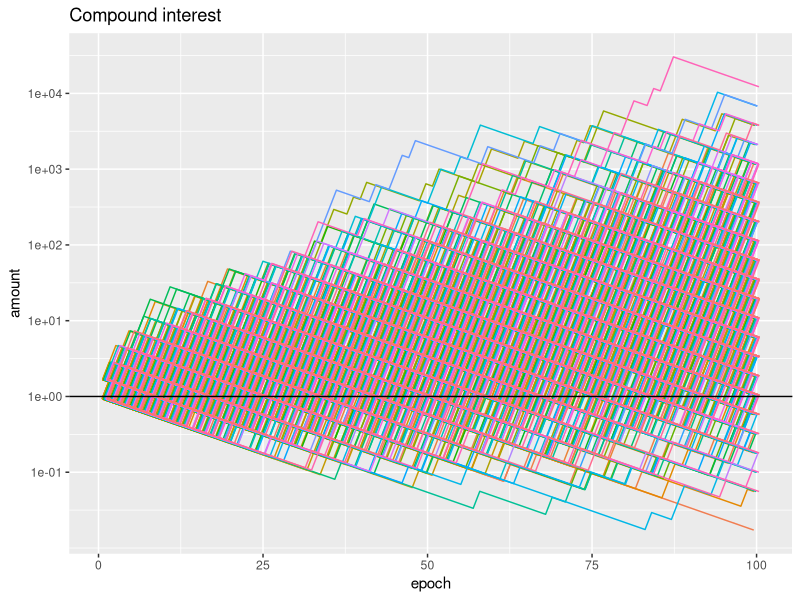
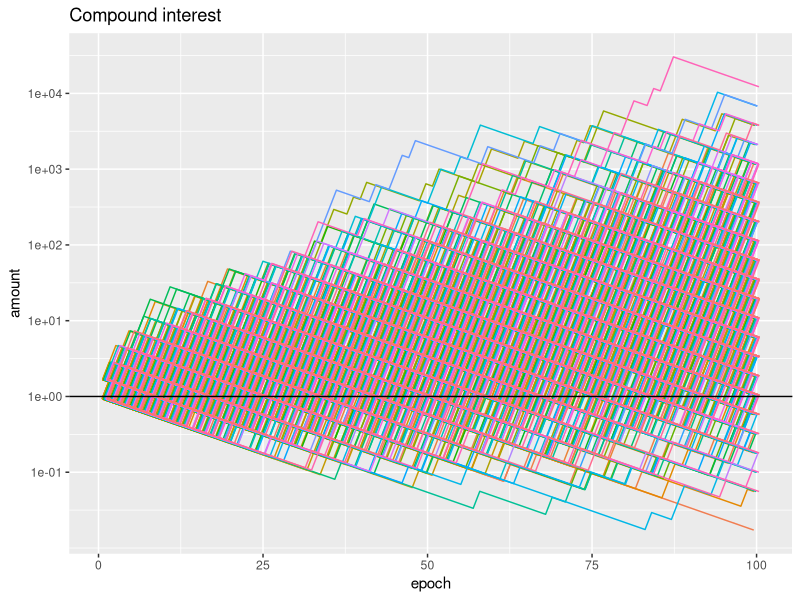

Write R code to recreate these figures, in order.
library(ggplot2)
library(ggthemes)

seed <- 123

## 1 for win and others for loss
get_odds <- function(n) {
    ifelse(n == 1, 10.0, 0.1)
}

## Roll a dice n times and return its odds
roll_dice <- function(n) {
    dices <- sample(1:6, n, replace=T)
    sapply(dices, get_odds)
}

## Kelly Criterion
## bet 1.0 and return 10.0 (p=1/6) or 0.1 (p=5/6)
## => keep 0.1 + bet 0.9 and return 9.9 (p=1/6) or 0 (p=5/6)
kelly_criterion <- (11.0 / 6.0 - 1.0) / (11.0 - 1.0)
ratio <- kelly_criterion * 0.9

## Accumulate under the compound interest
accumulate_compound_interest <- function(odds_list, ratio) {
    accum_product <- 1.0
    count <- 0.0
    values <- c()
    for (odds in odds_list) {
        count <- count + 1.0
        accum_product <- accum_product * ((1.0 - ratio) + ratio * odds)
        values <- cbind(values, accum_product)
    }
    values
}

## Simulate
n_epoch <- 100
n_trial <- 1000
n_amount_breaks <- c(0.1, 1.0, 10.0, 100.0, 1000.0, 10000.0)

for (i in 1:n_trial) {
    odds <- roll_dice(n_epoch)
    v <- accumulate_compound_interest(odds[1:n_epoch], ratio)
    df.i <- data.frame('run'=as.factor(rep(i,n_epoch)),'epoch'=1:n_epoch,'amount'=as.vector(v))
    if (i == 1) {
        df <- df.i
    } else {
        df <- rbind(df, df.i)
    }
}

pd <- position_dodge(0.9)
g <- ggplot(df, aes(x=epoch, y=amount, colour=run))
g <- g + geom_line(position = pd) + scale_y_log10(breaks=n_amount_breaks)
g <- g + labs(title="Compound interest") + theme(legend.position="none")
g <- g + geom_hline(yintercept = 1)
plot(g)
ggsave(filename='partial_reinvest.png', g,width = 6, height = 4, dpi = 150, units = "in", device='png')
